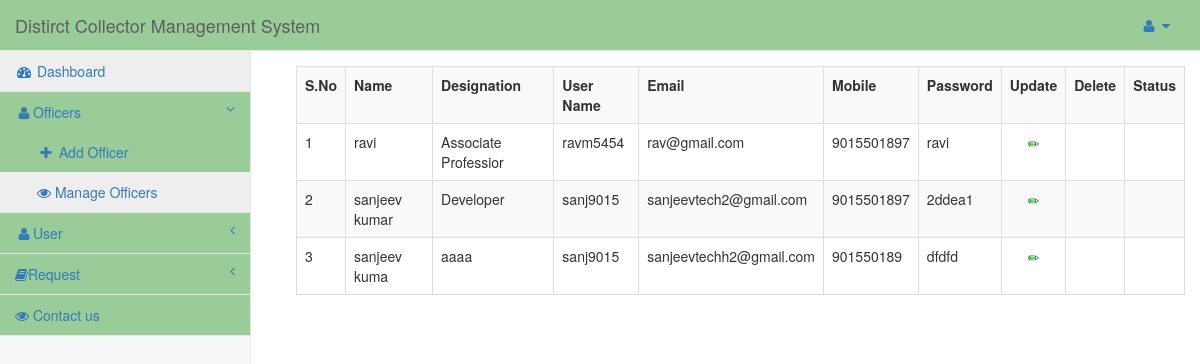
/admin/dashboard.php?info=show_faculty (signed in), run on the app's committed database.
### tables this page shows
CREATE TABLE IF NOT EXISTS `faculty` (
  `id` int(11) NOT NULL AUTO_INCREMENT,
  `user_alias` varchar(30) NOT NULL,
  `Name` varchar(30) NOT NULL,
  `designation` varchar(100) NOT NULL,
  `programme` varchar(50) NOT NULL,
  `semester` varchar(10) NOT NULL,
  `email` varchar(255) NOT NULL,
  `password` varchar(75) NOT NULL,
  `mobile` bigint(20) NOT NULL,
  `date` datetime NOT NULL,
  `status` int(11) NOT NULL,
  PRIMARY KEY (`id`),
  UNIQUE KEY `email` (`email`)
);

### admin/show_faculty.php (the view, shortened to what this page needs)
<?php
	echo "<table class='table table-responsive table-bordered table-striped table-hover' style=margin:15px;>";
	echo "<tr>";
	echo "<th>S.No</th>";
	echo "<th>Name</th>";
	echo "<th>Designation</th>";
	echo "<th>User Name</th>";
	echo "<th>Email</th>";
	echo "<th>Mobile</th>";
	echo "<th>Password</th>";
	echo "<th>Update</th>";
	echo "<th>Delete</th>";
	echo "<th>Status</th>";
	echo "</tr>";
	$i=1;
	$que=mysqli_query($conn,"select * from faculty");
	while($row=mysqli_fetch_array($que))
	{
		echo "<tr>";
		echo "<td>".$i."</td>";
		echo "<td>".$row['Name']."</td>";
		echo "<td>".$row['designation']."</td>";
		echo "<td>".$row['user_alias']."</td>";
		echo "<td>".$row['email']."</td>";
		echo "<td>".$row['mobile']."</td>";
		echo "<td>".$row['password']."</td>";
		echo "<td class='text-center'><a href='dashboard.php?id=$row[id]&info=edit_faculty'><span class='glyphicon glyphicon-pencil'style=color:green;></span></a></td>";
		echo "<td class='text-center'><a href='#' onclick='deletes($row[id])'><span class='glyphicon glyphicon-remove' style=color:red;></span></a></td>";
		if($row['status'])
		{
		echo "<td><a href='update_status.php?user_id=".$row['id']."&status=".$row['status']."'><span class='glyphicon glyphicon-user' style=color:red;></span></a></td>";
		}
		else
		{
		echo "<td><a href='update_status.php?user_id=".$row['id']."&status=".$row['status']."'><span class='glyphicon glyphicon-user' style=color:green;></span></a></td>";
		}
		echo "</tr>";
		$i++;
	}
?>

### admin/dashboard.php (shortened to what this page needs)
<!DOCTYPE html>
<html lang="en">
<head>
    <link href="../css/bootstrap.min.css" rel="stylesheet">
    <link href="../css/metisMenu.min.css" rel="stylesheet">
    <link href="../css/sb-admin-2.css" rel="stylesheet">
    <link href="../css/font-awesome.min.css" rel="stylesheet" type="text/css">
</head>
<body>
    <div id="wrapper">
        <nav class="navbar navbar-default navbar-static-top" role="navigation" style="margin-bottom: 0">
            <div class="navbar-header">
                <a class="navbar-brand" href="dashboard.php">Distirct Collector Management System</a>
            </div>
            <ul class="nav navbar-top-links navbar-right">
                <li class="dropdown">
                    <a class="dropdown-toggle" data-toggle="dropdown" href="#">
                        <i class="fa fa-user fa-fw"></i>  <i class="fa fa-caret-down"></i>
                    </a>
                </li>
            </ul>
            <div class="navbar-default sidebar" role="navigation">
                <div class="sidebar-nav navbar-collapse">
                    <ul class="nav" id="side-menu">
                        <li>
                            <a href="dashboard.php"><i class="fa fa-dashboard fa-fw"></i> Dashboard</a>
                        </li>
						<li>
                            <a href="#"><i class="fa fa-user fa-fw"></i>Officers<span class="fa arrow"></span></a>
                            <ul class="nav nav-second-level">
                                <li>
                                    <a href="dashboard.php?info=add_faculty"><i class="fa fa-plus fa-fw"></i> Add Officer</a>
                                </li>
								 <li>
                                    <a href="dashboard.php?info=show_faculty"><i class="fa fa-eye"></i> Manage Officers</a>
                                </li>
							</ul>
                        </li>
						<li>
                            <a href="#"><i class="fa fa-user fa-fw"></i>User<span class="fa arrow"></span></a>
                        </li>
		<li>
         <a href="#"><i class="fa fa-user fa-book"></i>Request<span class="fa arrow"></span></a>
                        </li>
		<li>
			<a href="dashboard.php?info=contact"><i class="fa fa-eye"></i> Contact us</a>
		</li>
                    </ul>
                </div>
            </div>
        </nav>
        <div id="page-wrapper">
            <div class="row">
                <div class="col-lg-12">
                	<?php
								@$info=$_GET['info'];
								if($info!="")
								{
									if($info=="add_faculty")
										{
											include('add_faculty.php');
										}
									elseif($info=="show_faculty")
										{
											include('show_faculty.php');
										}
									elseif($info=="edit_faculty")
										{
											include('edit_faculty.php');
										}
									elseif($info=="display_student")
										{
											include('display_student.php');
										}
									elseif($info=="contact")
										{
											include('contact.php');
										}
									elseif($info=="feedback")
										{
											include('feedback.php');
										}
										elseif($info=="feedback_average")
										{
											include('feedback_approval.php');
										}
										elseif($info=="status")
										{
											include('status.php');
										}
										else if($info=="update_password")
										{
										include('update_password.php');
										}
								}
								else
								{
								include('dashboard_home.php');
								}
							?>
				</div>
            </div>
        </div>
    </div>
</body>
</html>

### css/sb-admin-2.css (style rules this page uses)
body { background-color: #f8f8f8; }
#wrapper { width: 100%; }
#page-wrapper { padding: 0 15px; min-height: 568px; background-color: #fff; }
@media (min-width:768px) { #page-wrapper { position: inherit; margin: 0 0 0 250px; padding: 0 30px; border-left: 1px solid #e7e7e7; } }
.navbar-top-links { margin-right: 0; }
.navbar-top-links li { display: inline-block; }
.navbar-top-links li:last-child { margin-right: 15px; }
.navbar-top-links li a { padding: 15px; min-height: 50px; }
.sidebar .sidebar-nav.navbar-collapse { padding-right: 0; padding-left: 0; }
.sidebar ul li { border-bottom: 1px solid #e7e7e7; }
.sidebar ul li a.active { background-color: #eee; }
.sidebar .arrow { float: right; }
.sidebar .fa.arrow:before { content: "\f104"; }
.sidebar .active>a>.fa.arrow:before { content: "\f107"; }
.sidebar .nav-second-level li, .sidebar .nav-third-level li { border-bottom: 0!important; }
.sidebar .nav-second-level li a { padding-left: 37px; }
@media (min-width:768px) { .sidebar { z-index: 1; position: absolute; width: 250px; margin-top: 51px; } }

### data on the page
faculty: Name "ravi", designation "Associate Professior", user_alias "ravm5454", email "rav@gmail.com", mobile "9015501897", password "ravi"
faculty: Name "sanjeev kumar", designation "Developer", user_alias "sanj9015", email "sanjeevtech2@gmail.com", mobile "9015501897", password "2ddea1"
faculty: Name "sanjeev kuma", designation "aaaa", user_alias "sanj9015", email "sanjeevtechh2@gmail.com", mobile "901550189", password "dfdfd"
